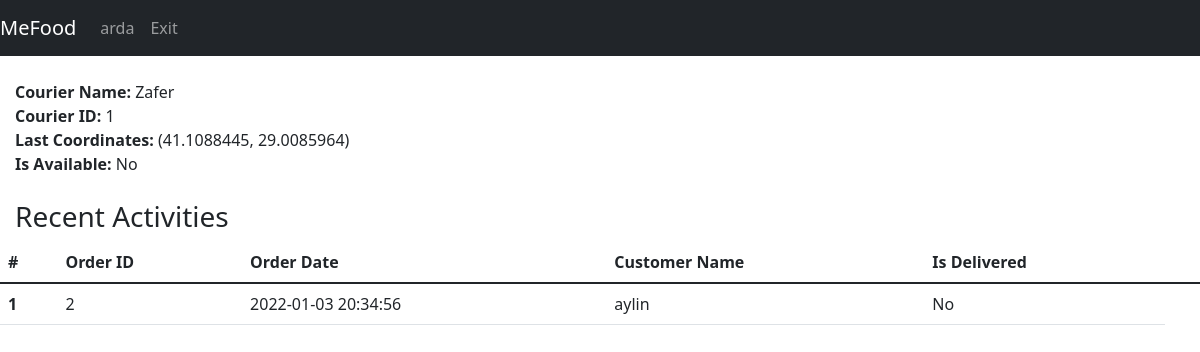
The page /courierDetail (signed in) on the database its author committed.
### tables this page shows
CREATE TABLE couriers(id INTEGER PRIMARY KEY,name TEXT,is_available TEXT,lat REAL,lng, orderId int REFERENCES foodOrder(id) ON UPDATE CASCADE);

CREATE TABLE foodOrder(id INTEGER PRIMARY KEY,content TEXT,orderDate Date DEFAULT (datetime('now','localtime')),totalPrice REAL, is_delivered INTEGER DEFAULT(0), is_reviewed INTEGER DEFAULT(0), restaurantId INTEGER, courierID int REFERENCES couriers(id) ON UPDATE CASCADE, userUserName varchar(30) REFERENCES users(username) ON UPDATE CASCADE, FOREIGN KEY(restaurantId) REFERENCES restaurant(id));

CREATE TABLE users(username TEXT PRIMARY KEY,email TEXT,password TEXT,user_type INTEGER, address Text, lat REAL , lng REAL, registred_date Date DEFAULT (datetime('now','localtime')));

### app.py (the view)
@app.route("/courierDetail", methods=["GET"])
def courierDetail():
    with sqlite3.connect(DATABASE) as database:
        cursor = database.cursor()
    couirerID = request.args.get('courier', default=1, type=int)
    command = "SELECT count(*) FROM foodOrder WHERE foodOrder.courierID ="+str(couirerID)
    cursor.execute(command)
    totalCourierOrder = int(cursor.fetchall()[0][0])
    if totalCourierOrder == 0:
        cursor.execute("SELECT couriers.id,  couriers.name, is_available, couriers.lat, couriers.lng FROM couriers WHERE couriers.id = (?)", (couirerID,))
        query = cursor.fetchall()
        print("Detail:",query)
    else:
        cursor.execute("SELECT couriers.id, couriers.name, is_available, couriers.lat, couriers.lng, foodOrder.is_delivered, foodOrder.orderDate, users.username, foodOrder.id "
                       "FROM couriers INNER JOIN users,foodOrder ON couriers.id = (?) and foodOrder.courierID = (?) and foodOrder.userUserName = users.username", (couirerID,couirerID))
        query = cursor.fetchall()
        print("Detail:",query)
    return render_template("admin/list_operations/courier_detail.html", username=session["username"], data=query, totalOrder=totalCourierOrder)

### templates/admin/list_operations/courier_detail.html (shortened to what this page needs)
{% extends 'base.html' %}
{% block navbar %}
<nav class="navbar navbar-expand-lg navbar-dark bg-dark">
    <a class="navbar-brand" href="#">MeFood</a>
    <div class="collapse navbar-collapse" id="navbarNav">
        <ul class="navbar-nav">
          <li class="nav-item active"><a class="nav-link" href="/">{{username}}</a></li>
          <li class="nav-item active"><a class="nav-link" href="/exit">Exit</a></li>
        </ul>
    </div>
</nav>
{% endblock %}
{% block body %}
    <div style="padding-left: 15px">
        <br>
        <b>Courier Name: </b>{{ data[0][1] }}<br>
        <b>Courier ID: </b>{{ data[0][0] }}<br>
        <b>Last Coordinates: </b>({{ data[0][3] }}, {{ data[0][4] }})<br>
        <b>Is Available: </b>
        {% if data[0][2] == '0' %}
            No
        {% else %}
            Yes
        {% endif %}
    </div><br>
    {% if totalOrder != 0 %}
        <div style="padding-left: 15px">
            <h3>Recent Activities</h3>
        </div>
        <table class="table">
          <thead class="thead-dark">
            <tr>
                <th scope="col">#</th>
                <th scope="col">Order ID</th>
                <th scope="col">Order Date</th>
                <th scope="col">Customer Name</th>
                <th scope="col">Is Delivered</th>
                <th scope="col"></th>
            </tr>
          </thead>
          <tbody>
            {%for i in range(data|length)%}
                    <tr>
                      <th scope="row">{{ i+1 }}</th>
                      <td>{{ data[i][8] }}</td>
                      <td>{{ data[i][6] }}</td>
                      <td>{{ data[i][7] }}</td>
                        {% if data[i][2] == '0' %}
                            <td>No</td>
                        {% else %}
                            <td>Yes</td>
                        {% endif %}
                    </tr>
            {%endfor%}
          </tbody>
        </table>
    {% else %}
        <div style="padding-left: 15px">
            <h5>Courier Does Not Have Any Previous Order</h5>
        </div>
    {% endif %}
{% endblock %}

### rows shown on the page
couriers: name "Zafer", id "1", lat "41.1088445", lng "29.0085964"
foodOrder: id "2", orderDate "2022-01-03 20:34:56"
users: username "aylin"

### other values the page prints
{{ username }} "arda"
{{ i+1 }} "1"
